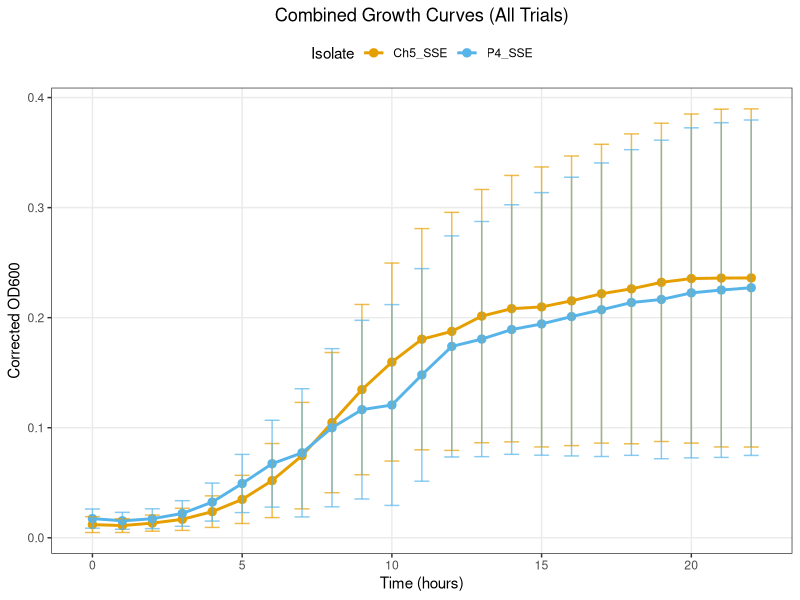

Write the R code that produced this figure.
# LOAD PACKAGES ----------------------------------------------------------------
library(ggplot2)
library(dplyr)

# READ AND LABEL EACH TRIAL ---------------------------------------------------
data1 <- read.csv("OD_trial1.csv") %>%
  mutate(Trial = "Trial1")

data2 <- read.csv("OD_trial2.csv") %>%
  mutate(Trial = "Trial2")

data3 <- read.csv("OD_trial3.csv") %>%
  mutate(Trial = "Trial3")

# COMBINE DATASETS ------------------------------------------------------------
combined_data <- bind_rows(data1, data2, data3) %>%
  filter(Treatment %in% c("SSE", "P4_SSE", "Ch5_SSE")) %>%
  mutate(
    Time = as.numeric(as.character(Time)),
    Treatment = factor(Treatment),
    Trial = factor(Trial)
  ) %>% 
  filter(Time <= 22)

# BLANK CORRECTION ------------------------------------------------------------
sse_means <- combined_data %>%
  filter(Treatment == "SSE") %>%
  group_by(Time, Trial) %>%
  summarise(sse_mean = mean(OD_600), .groups = "drop")

corrected_data <- combined_data %>%
  left_join(sse_means, by = c("Time", "Trial")) %>%
  mutate(
    OD_corrected = ifelse(Treatment != "SSE", OD_600 - sse_mean, NA)
  ) %>%
  filter(Treatment %in% c("P4_SSE", "Ch5_SSE")) %>%
  group_by(Treatment, Time, Trial) %>%
  mutate(Replicate = row_number())

# SUMMARIZE FOR PLOTTING ------------------------------------------------------
plot_data <- corrected_data %>%
  group_by(Time, Treatment) %>%
  summarise(
    mean_OD = mean(OD_corrected, na.rm = TRUE),
    sd_OD = sd(OD_corrected, na.rm = TRUE),
    n = n(),
    .groups = "drop"
  )

# PLOT ------------------------------------------------------------------------
ggplot(plot_data, aes(x = Time, y = mean_OD, color = Treatment, group = Treatment)) +
  geom_line(linewidth = 1) +
  geom_point(size = 2.5) +
  geom_errorbar(aes(ymin = mean_OD - sd_OD, ymax = mean_OD + sd_OD), width = 0.5, alpha = 0.7) +
  labs(
    x = "Time (hours)",
    y = "Corrected OD600",
    title = "Combined Growth Curves (All Trials)",
    color = "Isolate"
  ) +
  scale_color_manual(values = c("#E69F00", "#56B4E9")) +
  theme_bw() +
  theme(
    legend.position = "top",
    panel.grid.minor = element_blank(),
    plot.title = element_text(hjust = 0.5)
  )
